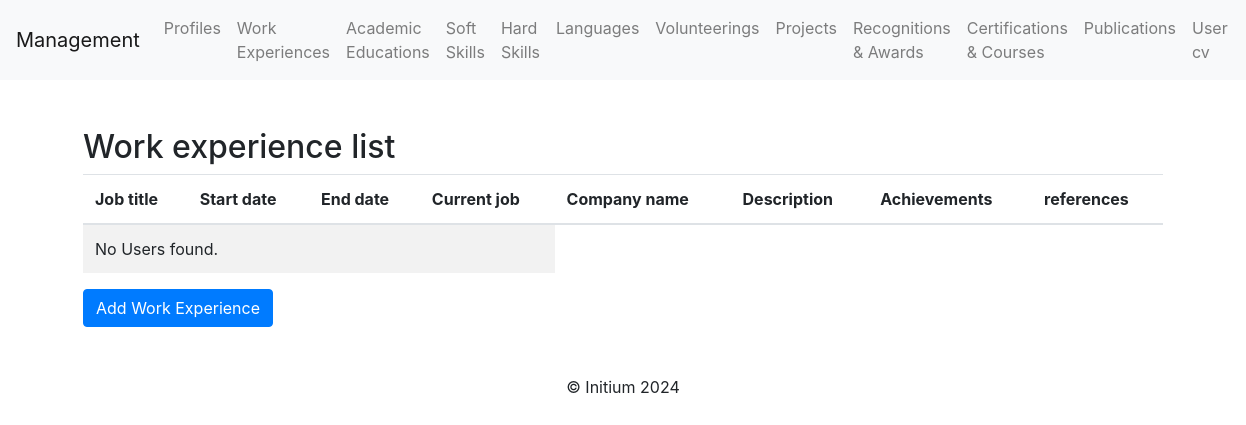
Before: /work_experiences/ with the older database file.
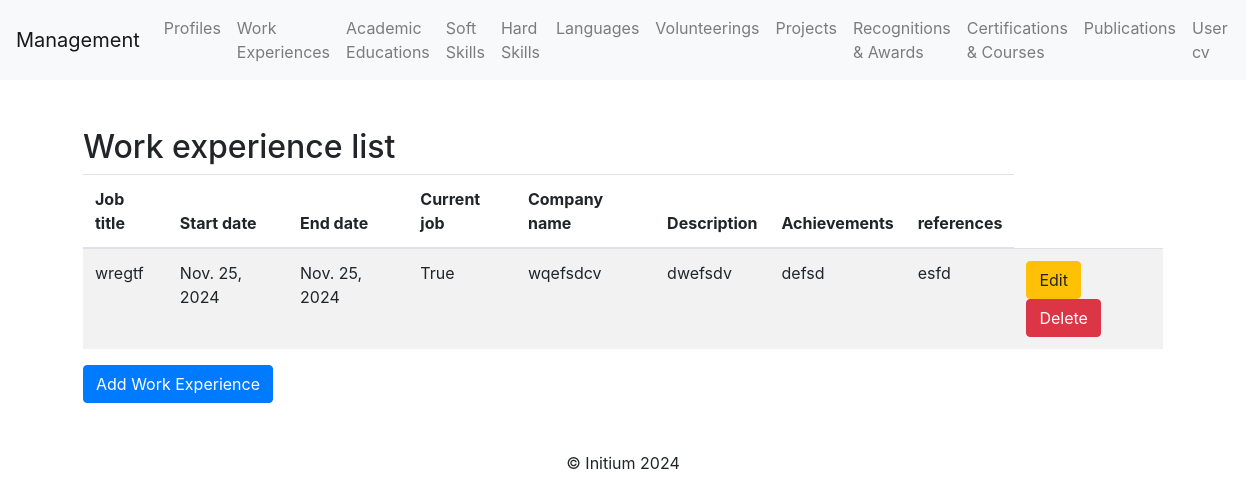
After: the same page with the newer database file.
### profile_cv/models.py (models this page shows, shortened)
class WorkExperience(models.Model):
    job_title = models.CharField(max_length=255)  # Job title
    start_date = models.DateField()  # Start date
    end_date = models.DateField(blank=True, null=True)  # Optional end date
    current_job = models.BooleanField(blank=True, null=True)  # Current job
    company_name = models.CharField(max_length=255)  # Company name
    description = models.TextField(blank=True, null=True)  # Optional description
    achievements = models.TextField(blank=True, null=True)  # Optional achievements
    references = models.TextField(blank=True, null=True)  # Optional references

### profile_cv/views.py (the view)
# urls.py: path('work_experiences/', work_experience_list, name='work_experience_list'),
def work_experience_list(request):
    work_experiences = WorkExperience.objects.all()
    return render(request, "work_experience/work_experience_list.html", {"work_experiences": work_experiences})

### profile_cv/templates/work_experience/work_experience_list.html (shortened to what this page needs)
{% extends 'base.html' %}
{% block content %}
<div class="container mt-5">
    <h2>Work experience list</h2>
    <table class="table table-striped">
        <thead>
            <tr>
                <th>Job title</th>
                <th>Start date</th>
                <th>End date</th>
                <th>Current job</th>
                <th>Company name</th>
                <th>Description</th>
                <th>Achievements</th>
                <th>references</th>
            </tr>
        </thead>
        <tbody>
            {% for work_experience in work_experiences %}
            <tr>
                <td>{{ work_experience.job_title }}</td>
                <td>{{ work_experience.start_date }}</td>
                <td>{{ work_experience.end_date }}</td>
                <td>{{ work_experience.current_job }}</td>
                <td>{{ work_experience.company_name }}</td>
                <td>{{ work_experience.description }}</td>
                <td>{{ work_experience.achievements }}</td>
                <td>{{ work_experience.references }}</td>
                <td>
                    <a class="btn btn-warning" href="{% url 'work_experience_update' work_experience.pk %}">Edit</a>
                    <a class="btn btn-danger" href="{% url 'work_experience_delete' work_experience.pk %}">Delete</a>
                </td>
            </tr>
            {% empty %}
            <tr>
                <td colspan="4">No Users found.</td>
            </tr>
            {% endfor %}
        </tbody>
    </table>
    <a class="btn btn-primary" href="{% url 'work_experience_create' %}">Add Work Experience</a>
</div>
{% endblock %}

Changed rows visible on the page:
added WorkExperience: job_title "wregtf", start_date "Nov. 25, 2024", end_date "Nov. 25, 2024", current_job "True", company_name "wqefsdcv", description "dwefsdv", achievements "defsd", references "esfd"
Other visible differences:
text no longer shown: "No Users found."
